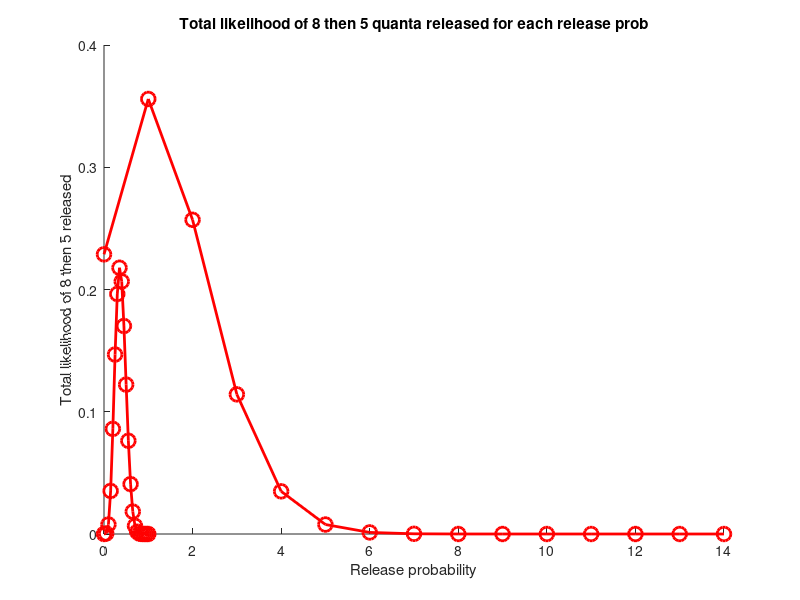
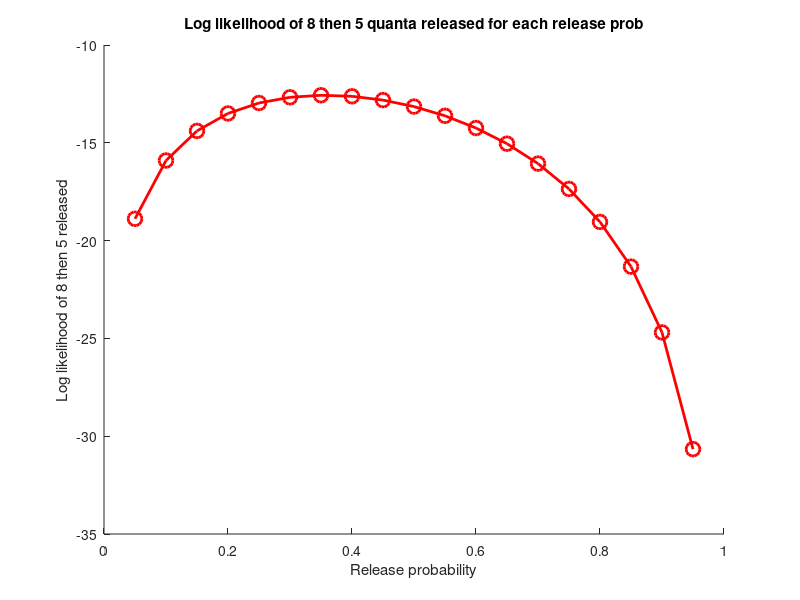
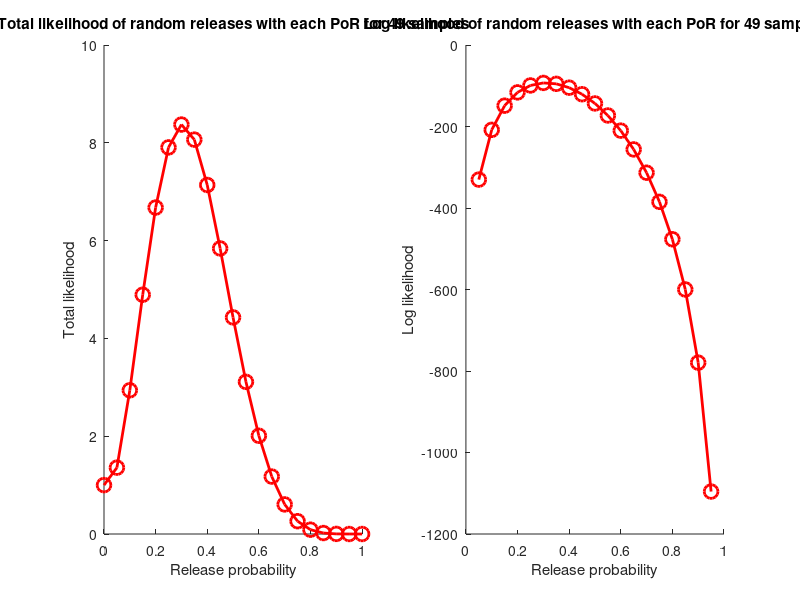

MATLAB code for these plots, in order:
% Purpose: Code to answer the exercises in quantal release example for
% binomial distribution reading for quant neuro course.

% Link to exercise page: https://canvas.upenn.edu/courses/1358934/discussion_topics/5002068

% Written 1.24.20 by CMH

%% Exercise 1
n = 10; % 10 quanta
p = 0.2; % Each with release probability of 0.2

theoreticalProbs = binopdf(0:n, n, p);
hold on
plot(0:10,theoreticalProbs,'ro-', 'LineWidth', 2, 'MarkerSize', 10);
title(sprintf('Predicted number of %d quanta released, each with PoR of %.2f', n, p));
xlabel('Number of quanta released');
ylabel('Probability');
hold off

%% Exercise 2
n = 14; % 14 quanta available for release
p = 0.1; % Release probability of 0.1 for each
theoreticalProbs = binopdf(0:n, n, p);

clf;
figure(1)
hold on
plot(0:14,theoreticalProbs,'ro-', 'LineWidth', 2, 'MarkerSize', 10);
title(sprintf('Predicted number of %d quanta released, each with PoR of %.2f', n, p));
xlabel('Number of quanta released');
ylabel('Probability');
hold off

% Probability of getting a value of 8 with given parameters
fprintf('Probability of getting a value of 8 with release probability of 0.1 is %.5f\n', theoreticalProbs(9));

% Probability of getting a value of 8 with increasing release probability
p = 0;
probsByProb = zeros(1);
probsCounted = 1;
for a = 0:0.1:1
    tempProbs = binopdf(0:n, n, a);
    fprintf('Probability of getting a value of 8 with release probability of %.2f is %.3f percent\n', a, tempProbs(9) * 100);
    probsByProb(probsCounted) = tempProbs(9) * 100;
    probsCounted = probsCounted + 1;
end

% Plot probability of release of 8 quanta for each release probability
figure(2)
hold on
bar(0:0.1:1, probsByProb);
title('Probability of releasing 8/14 quanta across release probabilities');
xlabel('Probability of release for each quanta');
ylabel('Probability that 8/14 quanta are released');
hold off

%% Exercise 3
n = 14; % 14 quanta available for release
p = 0.1; % Release probability of 0.1 for each
theoreticalProbs = binopdf(0:n, n, p);
prob8 = theoreticalProbs(9);
prob5 = theoreticalProbs(6);
totalLik = prob8 * prob5;

fprintf('Total likelihood of these events is %.8f\n', totalLik);

logLik = log(prob8) + log(prob5);

fprintf('Log-likelihood of these events is %.0f\n', logLik);

% Repeat for all deciles of PoR
totLiks = zeros(1);
logLiks = zeros(1);
releaseProbs = 0:0.05:1;
cnt = 1;
for a = releaseProbs
    tempProb = binopdf(0:n, n, a);
    totLik = prob8 + tempProb(6);
    totLiks(cnt) = totLik;
    logLik = log(prob8) + log(tempProb(6));
    logLiks(cnt) = logLik;
    
    fprintf('Total likelihood with %.2f PoR is %.5f\n', a, totLik);
    fprintf('Log likelihood with %.2f PoR is %.5f\n', a, logLik);
    
    cnt = cnt + 1;
end

clf;
figure(1)
hold on

plot(releaseProbs, totLiks, 'ro-', 'LineWidth', 2, 'MarkerSize', 10);
xlabel('Release probability');
ylabel('Total likelihood of 8 then 5 released');
title('Total likelihood of 8 then 5 quanta released for each release prob');

hold off

figure(2)
hold on

plot(releaseProbs, logLiks, 'ro-', 'LineWidth', 2, 'MarkerSize', 10);
xlabel('Release probability');
ylabel('Log likelihood of 8 then 5 released');
title('Log likelihood of 8 then 5 quanta released for each release prob');

hold off

% See what happens as you increase the sample size
% Animation that updates the figure in a loop as you 

totNumSamples = 50;
n = 14;
p = 0.3;
for a = 1:3:51

    quantaReleased = binornd(n, p, a, 1);
    
    % Find likelihood of these quanta being released at each PoR
    releaseProbs = 0:0.05:1;
    totLiks = zeros(1, length(releaseProbs));
    logLiks = zeros(1, length(releaseProbs));
    allProbs = zeros(1, a);
    cnt = 1;
    for c = releaseProbs  
        tempProb = binopdf(0:n, n, c);
        
        % Loop through all samples and find probabilities
        for d = 1:length(quantaReleased)
            currQuanta = quantaReleased(d);
            allProbs(d) = tempProb(currQuanta + 1); % Offset index by 1 bc indexing in matlab starts at 1
        end

        totLiks(cnt) = sum(allProbs);
        logLiks(cnt) = sum(log(allProbs));
        cnt = cnt + 1;
        
    end
    
    
    figure(3);
    
    subplot(1, 2, 1) % Total likelihood 
    cla reset;
    hold on
    
    plot(releaseProbs, totLiks, 'ro-', 'LineWidth', 2, 'MarkerSize', 10);
    xlabel('Release probability');
    ylabel('Total likelihood');
    title(sprintf('Total likelihood of random releases with each PoR for %d samples', a));
    
    subplot(1, 2, 2)
    cla reset;
    hold on

    plot(releaseProbs, logLiks, 'ro-', 'LineWidth', 2, 'MarkerSize', 10);
    xlabel('Release probability');
    ylabel('Log likelihood');
    title(sprintf('Log likelihood of random releases with each PoR for %d samples', a));
    
    
    pause(0.4);
end


%% Exercise 4


%% Exercise 5

